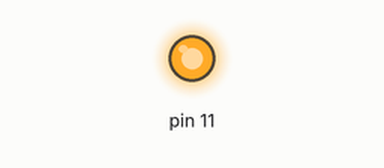
Simulated run of this sketch. Board: Arduino Uno, built with avr-gcc and run on an emulated ATmega328P. Shown: output pins drawn as LEDs (lit = HIGH).

Above: at 1.5 s.
At 9.0 s:
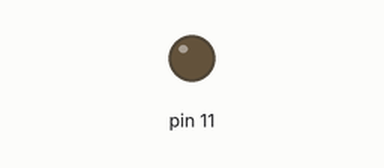
Timing chart, 0 to 17.9 s (numbered marks = the images above):
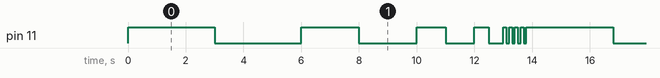

Measured:
- by itself, pin 11: repeats every 13.8 s: LOW 3.0 s, HIGH 2.0 s, LOW 2.0 s, HIGH 1.0 s, LOW 1.0 s, HIGH 0.50 s, LOW 0.50 s, 4 × (HIGH 0.10 s, LOW 0.10 s), HIGH 3.0 s
- by itself, everything shown: repeats every 13.8 s, in 16 steps

The sketch:

blinking_led_built_in.ino
```cpp
const int wait1 = 100;
const int wait2 = 500;
const int wait3 = 1000;
const int wait4 = 2000;
const int wait5 = 3000;

void setup() {
  // put your setup code here, to run once:
  pinMode (11, OUTPUT);

}

void loop() {
  // put your main code here, to run repeatedly:
  digitalWrite (11, HIGH);
  delay (wait5);
  digitalWrite (11, LOW);
  delay (wait5);
  digitalWrite (11, HIGH);
  delay (wait4);
  digitalWrite (11, LOW);
  delay (wait4);
  digitalWrite (11, HIGH);
  delay (wait3);
  digitalWrite (11, LOW);
  delay (wait3);
  digitalWrite (11, HIGH);
  delay (wait2);
  digitalWrite (11, LOW);
  delay (wait2);
  digitalWrite (11, HIGH);
  delay (wait1);
  digitalWrite (11, LOW);
  delay (wait1);
  digitalWrite (11, HIGH);
  delay (wait1);
  digitalWrite (11, LOW);
  delay (wait1);
  digitalWrite (11, HIGH);
  delay (wait1);
  digitalWrite (11, LOW);
  delay (wait1);
  digitalWrite (11, HIGH);
  delay (wait1);
  digitalWrite (11, LOW);
  delay (wait1);

}
```
